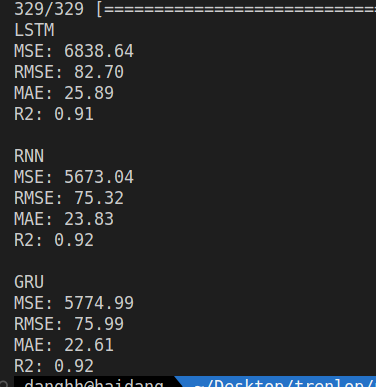
#> input picture test1.png, 376 x 387 px
$ python images.py
#> lines starting #> are read from the running program, lines starting #| are printed output that depends on the picture
import cv2
import os
import numpy as np
from skimage import feature

duong_dan_folder = "./output_images"
duong_dan_and_can_tim = "test1.png"


def tinh_LBP(image):
    anh_xam = cv2.cvtColor(image, cv2.COLOR_RGB2GRAY)
    banKinh = 1
    soDiem = 8 * banKinh

    lbp = feature.local_binary_pattern(anh_xam, soDiem, banKinh)
    hist, _ = np.histogram(lbp.ravel())
    hist = hist.astype("float")
    hist /= (hist.sum() + 1e-7)
    return hist

# doc anh trong folder
def danh_sach_hinh_anh_trong_folder(folder):
    danh_sach_hinh_anh_trong_folder = []
    for duong_dan_goc, _, files in os.walk(folder):
        for file in files:
            if file.lower().endswith(('.jpg', '.jpeg', '.png', '.gif', '.bmp')):  # Kiểm tra các định dạng hình ảnh phổ biến
                duong_dan_anh = os.path.join(duong_dan_goc, file)
                doc_anh = cv2.imread(duong_dan_anh)
                danh_sach_hinh_anh_trong_folder.append(doc_anh)
    return danh_sach_hinh_anh_trong_folder

# co so du lieu gom mang cac gia tri diem anh
def tao_co_so_du_lieu(danh_sach_hinh_anh_trong_folder):
    co_so_du_lieu = []
    for img in danh_sach_hinh_anh_trong_folder:
        hist = tinh_LBP(img)
        co_so_du_lieu.append(hist)
    return co_so_du_lieu

# tinh do tuong tu dua tren cosine
def tinh_do_tuong_tu_trong_folder(anhTim, coSoDuLieu):
    mang_ket_qua_theo_cosine = []
    for hist in coSoDuLieu:
        ketquaTheoCosine = tinh_cosine(hist, anhTim)
        mang_ket_qua_theo_cosine.append(ketquaTheoCosine)
    return mang_ket_qua_theo_cosine

def tinh_cosine(vector1, vector2):
    dot_product = sum(vector1[i] * vector2[i] for i in range(len(vector1)))
    norm1 = sum(val * 2 for val in vector1) * 0.5
    norm2 = sum(val * 2 for val in vector2) * 0.5
    similarity = dot_product / (norm1 * norm2)
    return similarity

def main():
    danhSach = danh_sach_hinh_anh_trong_folder(duong_dan_folder)
    coSoDuLieu = tao_co_so_du_lieu(danhSach)
    anhCanTim = cv2.imread(duong_dan_and_can_tim)
#> anhCanTim is the input picture: shape (387, 376, 3); mean B, G, R 39.4, 38.3, 37.3
    hist = tinh_LBP(anhCanTim)
#> in tinh_LBP, `anh_xam = cv2.cvtColor(image, cv2.COLOR_RGB2GRAY)`:
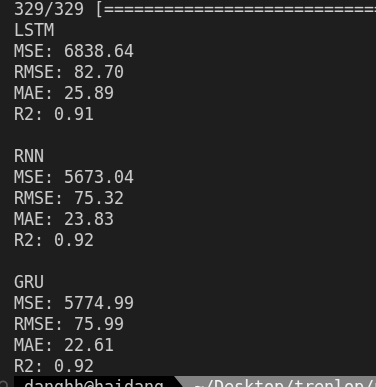
#> anh_xam: shape (387, 376); min 0, max 246, mean 38.5
#> in tinh_LBP, `lbp = feature.local_binary_pattern(anh_xam, soDiem, banKinh)`:
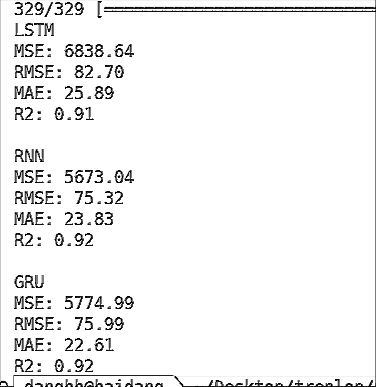
#> lbp: shape (387, 376) float64; min 0, max 255, mean 242.3
#> in tinh_LBP, `hist, _ = np.histogram(lbp.ravel())`: hist = [3479, 1076, 1737, 176, 1509, 517, 5, 1469, 448, 135096]
#> in tinh_LBP, `hist /= (hist.sum() + 1e-7)`: hist = [0.0239, 0.00739, 0.0119, 0.00121, 0.0104, 0.00355, 3.44e-05, 0.0101, 0.00308, 0.928]

    # Tìm hình ảnh tương tự
    mangDoTuongTu = tinh_do_tuong_tu_trong_folder(hist, coSoDuLieu)
#> after the loop in tinh_do_tuong_tu_trong_folder, `for hist in coSoDuLieu:`: mang_ket_qua_theo_cosine = []
#> mangDoTuongTu = []
    doTuongTuSapXep = np.argsort(mangDoTuongTu)[::-1]
#> doTuongTuSapXep = empty array

    # Lấy ra N hình ảnh tương tự hàng đầu
    soLuongHinhAnhLayRa = 3
    nhungHinhTuongTuNhat = doTuongTuSapXep[:soLuongHinhAnhLayRa]
#> nhungHinhTuongTuNhat = empty array
    # Hiển thị hình ảnh tương tự từ danh sách đã sắp xếp
    for i, index in enumerate(nhungHinhTuongTuNhat):
        img = danhSach[index]
        cv2.imshow(f'Hinh anh tuong tu {i+1}', img)
        cv2.waitKey(0)
#> this loop made 0 passes
    cv2.destroyAllWindows()

if __name__ == "__main__":
    main()
